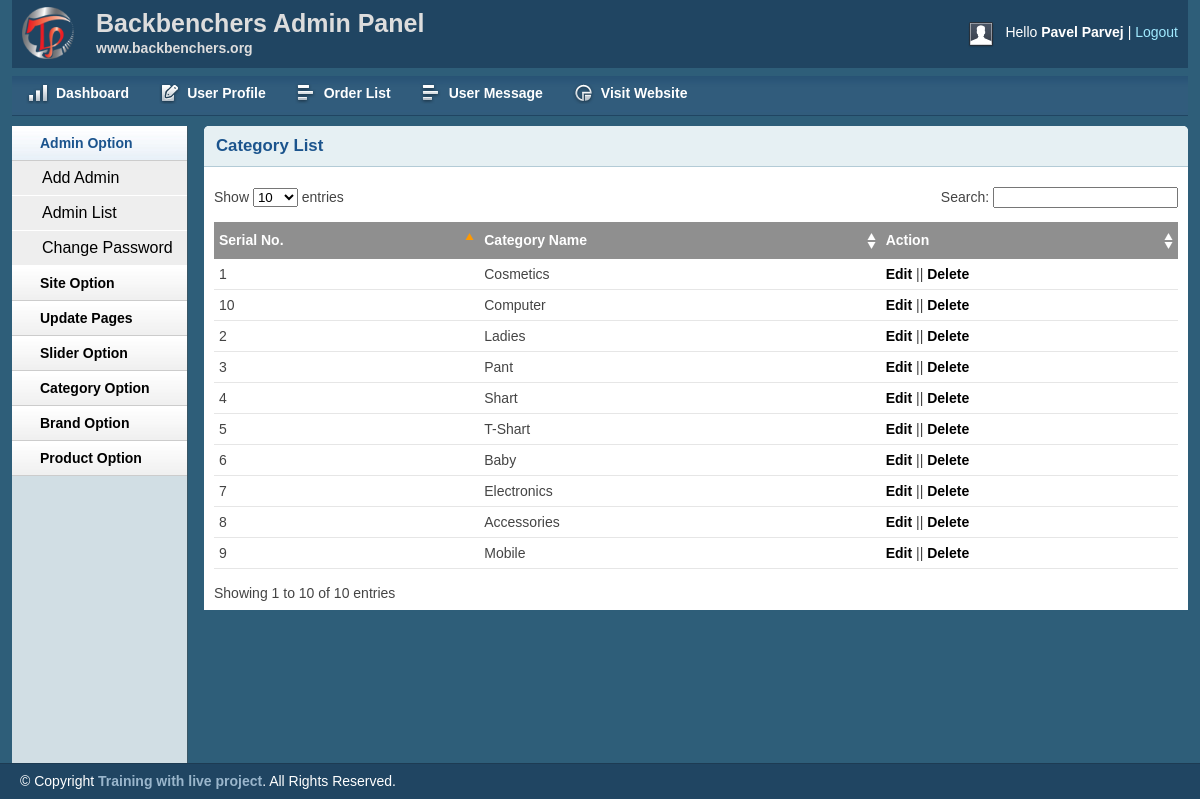
The app's page /admin/catlist.php (signed in) with its own data.
### tables this page shows
CREATE TABLE `tbl_category` (
  `catId` int(11) NOT NULL,
  `catName` varchar(255) NOT NULL
);

### lib/Database.php (called while the page is built, shortened)
<?php
    class Database{
        public $host = DB_HOST;
        public $user = DB_USER;
        public $pass = DB_PASS;
        public $dbname = DB_NAME;
        public $link;
        public function connectDB(){
            $this->link = new mysqli($this->host, $this->user, $this->pass, $this->dbname);
        }
        public function select($query){
            $result = $this->link->query($query) or die($this->link->error.__LINE__);
            if($result->num_rows > 0){
                return $result;
            } else {
                return false;
            }
        }
    }

### classes/Category.php (called while the page is built, shortened)
<?php
    $filedir = realpath(dirname(__FILE__));
    include_once ($filedir."/../lib/Database.php");
    class Category{
        private $db;
        public function __construct() {
            $this->db = new Database();
        }
        public function showCategory(){
            $query = "SELECT * FROM tbl_category ORDER BY catId DESC";
            $resutl = $this->db->select($query);
            return $resutl;
        }
    }

### admin/catlist.php (the view, shortened to what this page needs)
<?php include 'inc/header.php';?>
<?php include 'inc/sidebar.php';?>
<?php  include '../classes/Category.php'; ?>
<?php
    $cat = new Category();
?>
        <div class="grid_10">
            <div class="box round first grid">
                <h2>Category List</h2>
                <div class="block">
                    <table class="data display datatable" id="example">
					<thead>
						<tr>
							<th>Serial No.</th>
							<th>Category Name</th>
							<th>Action</th>
						</tr>
					</thead>
					<tbody>
                                            <?php
                                                $catList = $cat->showCategory();
                                                if($catList){
                                                    $i=0;
                                                    while ($result = $catList->fetch_assoc()){
                                                       $i++;
                                            ?>
                                                <tr class="odd gradeX">
							<td><?php echo $i; ?></td>
							<td><?php echo $result['catName']; ?></td>
                                                        <td><a href="catedit.php?catid=<?php echo $result['catId']; ?>">Edit</a> || <a onclick="return confirm('Are you sure to Delete!')" href="?catdel=<?php echo $result['catId']; ?>">Delete</a></td>
						</tr>
                                            <?php
                                                    }
                                                }
                                            ?>
					</tbody>
				</table>
               </div>
            </div>
        </div>
<?php include 'inc/footer.php';?>

### admin/css/text.css (style rules this page uses)
body { font: 13px/1.5 Tahoma, Helvetica, Arial, 'Liberation Sans', FreeSans, sans-serif; }
h2 { font-size: 23px; }
p, dl, hr, h1, h2, h3, h4, h5, h6, ol, ul, pre, table, address, fieldset { margin-bottom: 20px; }

### admin/css/grid.css (style rules this page uses)
.grid_1, .grid_2, .grid_3, .grid_4, .grid_5, .grid_6, .grid_7, .grid_8, .grid_9, .grid_10, .grid_11, .grid_12, .grid_13, .grid_14, .grid_15, .grid_16 { display: inline; float: left; margin-left: 1%; margin-right: 1%; }
.container_12 .grid_10 { width: 81.333%; }

### admin/css/layout.css (style rules this page uses)
body { background: #fff none repeat scroll 0 0; color: #444; font-size: 14px; padding: 0; }
a { color: #000; font-weight:bold; text-decoration: none; }
h1, h2, h3, h4, h5, h6 { line-height:1.2em; margin-bottom:.3em; }
h2 { margin-top:1em; }
.box { background:#fff; margin-bottom:20px; padding:10px 10px 10px 10px; margin-left:-8px; }
.box.grid { padding-bottom:40px; }
.box.round { -moz-border-radius: 5px 5px 0px 0px; -webkit-border-radius: 5px 5px 0px 0px; border-radius: 5px 5px 0px 0px; }
.box h2 { font-size:1.2em; font-weight:bold; color:#1B548D; background:#E6F0F3; margin:-10px -10px 0 -10px; padding:10px 12px; border-bottom:1px solid #B3CBD6; -moz-border-radius: 5px 5px 0px 0px; -webkit-border-radius: 5px 5px 0px 0px; border-radius: 5px 5px 0px 0px; }
.box.first { min-height: 406px; }
.block { padding-top:20px; }
.block { padding-bottom:1px; }
table.display { margin: 0 auto; clear: both; width: 100%; }
.sorting_asc { background: #8f8f8f url(../img/table/sort_asc.png) no-repeat center right; padding:8px 5px; text-align:left; color:#fff; }
.sorting { background:#8f8f8f url(../img/table/sort_both.png) no-repeat center right; padding:8px 5px; text-align:left; color:#fff; }
tr.odd { height: 30px; line-height: 30px; border-bottom:1px solid #e6e6e6; }
tr.even { height: 30px; line-height: 30px; border-bottom:1px solid #e6e6e6; }
tr.odd td, tr.even td { padding-left:5px; }

### records on screen
tbl_category: catName "Cosmetics"
tbl_category: catName "Ladies"
tbl_category: catName "Pant"
tbl_category: catName "Shart"
tbl_category: catName "T-Shart"
tbl_category: catName "Baby"
tbl_category: catName "Electronics"
tbl_category: catName "Accessories"
tbl_category: catName "Mobile"
tbl_category: catName "Computer"

### other values on screen
Session::get('adminName') "Pavel Parvej"
